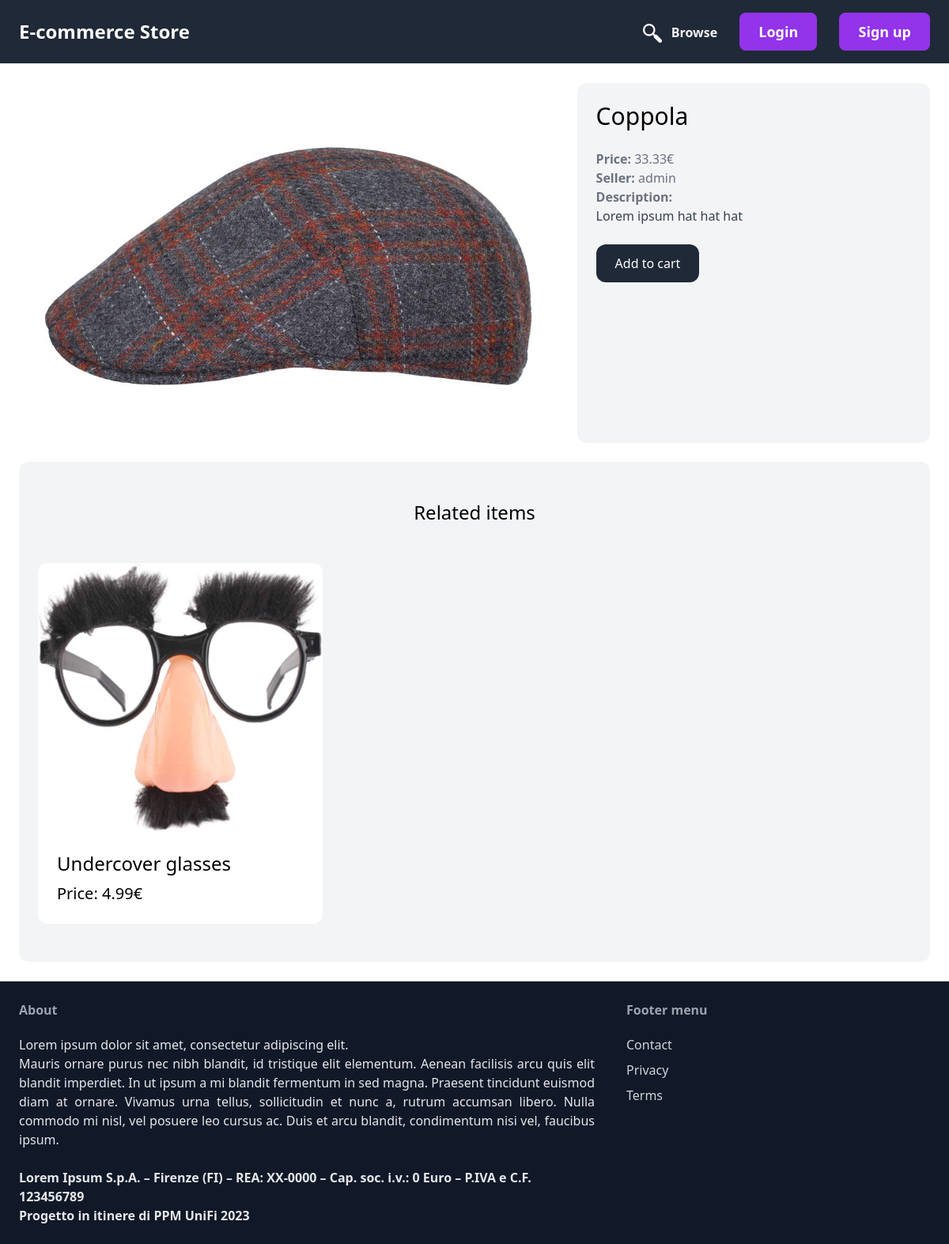
Screenshot of /items/2/ with the database file from the repository.
### item/models.py (models this page shows, shortened)
class Item(models.Model):
    category = models.ForeignKey('Category', related_name='items', on_delete=models.CASCADE)
    name = models.CharField(max_length=255)
    description = models.TextField(blank=True, null=True)
    price = models.FloatField()
    image = models.ImageField(upload_to='items_images', blank=True, null=True)
    is_sold = models.BooleanField(default=False)
    created_at = models.DateTimeField(auto_now_add=True)
    created_by = models.ForeignKey(User, related_name='items', on_delete=models.CASCADE)
    class Meta:
        ordering = ('name',)

### item/views.py (the view)
# urls.py: path('<int:pk>/', views.detail, name='detail'),
def detail(request, pk):
    item = get_object_or_404(Item, pk=pk)
    related_items = Item.objects.filter(category=item.category, is_sold=False).exclude(pk=pk)[0:3]
    return render(request, 'item/detail.html', {'item': item, 'related_items': related_items})

### item/templates/item/detail.html (shortened to what this page needs)
{% extends 'core/base.html' %}
{% block content %}
    <div class="grid grid-cols-5 gap-6">
        <div class="col-span-3">
            <img src="{{ item.image.url }}" alt="{{ item.name }}" class="rounded-xl">
        </div>
        <div class="col-span-2 p-6 bg-gray-100 rounded-xl">
            <h1 class="mb-6 text-3xl">{{ item.name }}</h1>
            <p class="text-gray-500"><strong>Price: </strong>{{ item.price }}€</p>
            <p class="text-gray-500"><strong>Seller: </strong>{{ item.created_by.username }}</p>
            {% if item.description %}
            <p class="text-gray-700">
                <strong class="text-gray-500">Description: </strong><br>
                {{ item.description }}
            </p>
            {% endif %}
            {% if request.user.is_authenticated %}
                <form action="{% url 'core:add_to_cart' item.id %}" method="POST">
                    {% csrf_token %}
                    <button type="submit" class="inline-block mt-6 px-6 py-3 bg-gray-800 text-white rounded-xl">Add to cart</button>
                </form>
            {% else %}
                <button onclick="alert('Please login or register to add items to your cart.')" class="inline-block mt-6 px-6 py-3 bg-gray-800 text-white rounded-xl">Add to cart</button>
            {% endif %}
        </div>
    </div>
    <div class="mt-6 px-6 py-12 bg-gray-100 rounded-xl">
        <h2 class="mb-12 text-2xl text-center">Related items</h2>
        <div class="grid grid-cols-3 gap-3">
            {% for item in related_items %}
                <div>
                    <a href="{% url 'item:detail' item.id %}">
                        <div>
                            <img src="{{ item.image.url }}" alt="{{ item.name }}" class="rounded-t-xl">
                        </div>
                        <div class="p-6 bg-white rounded-b-xl">
                            <h3 class="text-2xl">{{ item.name }}</h3>
                            <p class="mt-2 text-xl">Price: {{ item.price }}€</p>
                        </div>
                    </a>
                </div>
            {% endfor %}
        </div>
    </div>
{% endblock %}

### rows the page displays
Item: image (picture), name "Coppola", price "33.33", created_by.username "admin", description "Lorem ipsum hat hat hat"
Item: image (picture), name "Undercover glasses", price "4.99"
